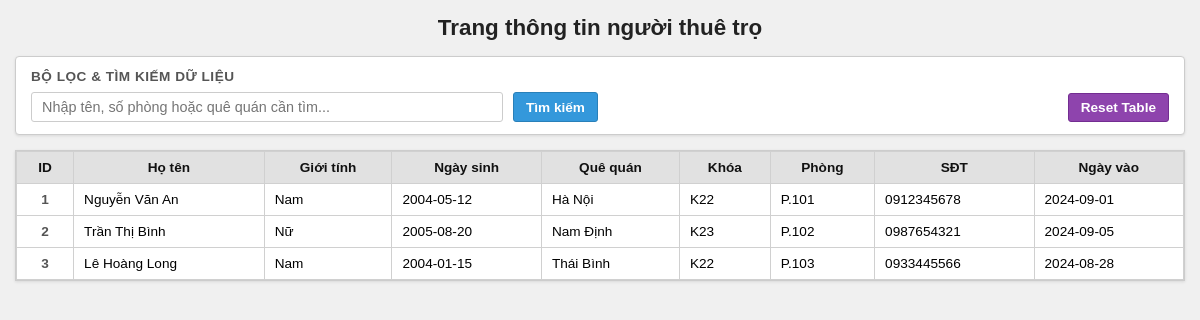
The page / on the database its author committed.
### tables this page shows
CREATE TABLE StudentInfo (
            id INTEGER PRIMARY KEY AUTOINCREMENT,
            StudentName TEXT NOT NULL,
            Gender TEXT NOT NULL,
            StudentBirth TEXT NOT NULL,
            StudentHomeTown TEXT NOT NULL,
            StudentAcademicYear TEXT NOT NULL,
            StudentRoomNumber TEXT NOT NULL,
            PhoneNumber TEXT NOT NULL,
            CheckInDate TEXT NOT NULL
        );

### app.py (the view)
@app.route('/')
def index():
    search_query = request.args.get('search', '').strip()
    conn = get_db_connection()
    if search_query:
        query = '''
            SELECT * FROM StudentInfo
            WHERE StudentName LIKE ? OR StudentRoomNumber LIKE ? OR StudentHomeTown LIKE ?
        '''
        like_pattern = f'%{search_query}%'
        data = conn.execute(query, (like_pattern, like_pattern, like_pattern)).fetchall()
    else:
        data = conn.execute('SELECT * FROM StudentInfo').fetchall()
    conn.close()
    return render_template('index.html', data=data, search_query=search_query)

### app.py (called while the page is built)
def get_db_connection():
    conn = sqlite3.connect('database.db')
    conn.row_factory = sqlite3.Row
    return conn

### templates/index.html (shortened to what this page needs)
<!DOCTYPE html>
<html lang="vi">
<head>
</head>
<body>
    <div class="container">
        <h1>Trang thông tin người thuê trọ</h1>
        <div class="panel">
            <div class="panel-title">Bộ lọc & Tìm kiếm dữ liệu</div>
            <div class="panel-actions">
                <form action="/" method="GET" class="search-form">
                    <input type="text" name="search" placeholder="Nhập tên, số phòng hoặc quê quán cần tìm..." value="{{ search_query }}">
                    <button type="submit" class="btn btn-search">Tìm kiếm</button>
                </form>
                <form action="/reset-table" method="POST">
                    <button type="submit" class="btn btn-reset-table">Reset Table</button>
                </form>
            </div>
        </div>
        <div class="table-container">
            <table class="grid-table">
                <thead>
                    <tr>
                        <th>ID</th>
                        <th>Họ tên</th>
                        <th>Giới tính</th>
                        <th>Ngày sinh</th>
                        <th>Quê quán</th>
                        <th>Khóa</th>
                        <th>Phòng</th>
                        <th>SĐT</th>
                        <th>Ngày vào</th>
                    </tr>
                </thead>
                <tbody>
                    {% for row in data %}
                    <tr>
                        <td style="text-align: center; font-weight: bold; color: #555;">{{ row.id }}</td>
                        <td>{{ row.StudentName }}</td>
                        <td>{{ row.Gender }}</td>
                        <td>{{ row.StudentBirth }}</td>
                        <td>{{ row.StudentHomeTown }}</td>
                        <td>{{ row.StudentAcademicYear }}</td>
                        <td>{{ row.StudentRoomNumber }}</td>
                        <td>{{ row.PhoneNumber }}</td>
                        <td>{{ row.CheckInDate }}</td>
                    </tr>
                    {% else %}
                    <tr>
                        <td colspan="9" class="empty-msg">Không có dữ liệu sinh viên nào trong cơ sở dữ liệu.</td>
                    </tr>
                    {% endfor %}
                </tbody>
            </table>
        </div>
    </div>
</body>
</html>

### templates/index.html (style rules this page uses)
body { font-family: Arial, sans-serif; margin: 15px; background-color: #f0f0f0; color: #000; }
.container { max-width: 1350px; margin: 0 auto; }
h1 { text-align: center; font-size: 1.4rem; margin-bottom: 15px; color: #222; }
.panel { background: #ffffff; border: 1px solid #ccc; border-radius: 4px; padding: 12px 15px; margin-bottom: 15px; box-shadow: 0 1px 3px rgba(0,0,0,0.1); }
.panel-title { font-size: 0.85rem; font-weight: bold; color: #555; margin-bottom: 8px; text-transform: uppercase; letter-spacing: 0.5px; }
.panel-actions { display: flex; justify-content: space-between; align-items: center; flex-wrap: wrap; gap: 10px; }
.search-form { display: flex; gap: 10px; flex-grow: 1; }
.search-form input[type="text"] { flex-grow: 1; max-width: 450px; padding: 6px 10px; font-size: 0.9rem; border: 1px solid #ccc; border-radius: 3px; }
.table-container { overflow-x: auto; background: #ffffff; border: 1px solid #ccc; box-shadow: 0 1px 3px rgba(0,0,0,0.1); }
.grid-table { width: 100%; border-collapse: collapse; font-size: 0.85rem; }
.grid-table th, .grid-table td { border: 1px solid #d0d0d0; padding: 8px 10px; text-align: left; }
.grid-table th { background-color: #e1e1e1; color: #111; font-weight: bold; text-align: center; }
.btn { padding: 6px 12px; font-size: 0.85rem; border: 1px solid #7f8c8d; border-radius: 3px; cursor: pointer; font-weight: bold; white-space: nowrap; }
.btn-search { background-color: #3498db; color: white; border-color: #2980b9; }
.btn-reset-table { background-color: #8e44ad; color: white; border-color: #732d91; }

### rows shown on the page
StudentInfo: id "1", StudentName "Nguyễn Văn An", Gender "Nam", StudentBirth "2004-05-12", StudentHomeTown "Hà Nội", StudentAcademicYear "K22", StudentRoomNumber "P.101", PhoneNumber "0912345678", CheckInDate "2024-09-01"
StudentInfo: id "2", StudentName "Trần Thị Bình", Gender "Nữ", StudentBirth "2005-08-20", StudentHomeTown "Nam Định", StudentAcademicYear "K23", StudentRoomNumber "P.102", PhoneNumber "0987654321", CheckInDate "2024-09-05"
StudentInfo: id "3", StudentName "Lê Hoàng Long", Gender "Nam", StudentBirth "2004-01-15", StudentHomeTown "Thái Bình", StudentAcademicYear "K22", StudentRoomNumber "P.103", PhoneNumber "0933445566", CheckInDate "2024-08-28"
